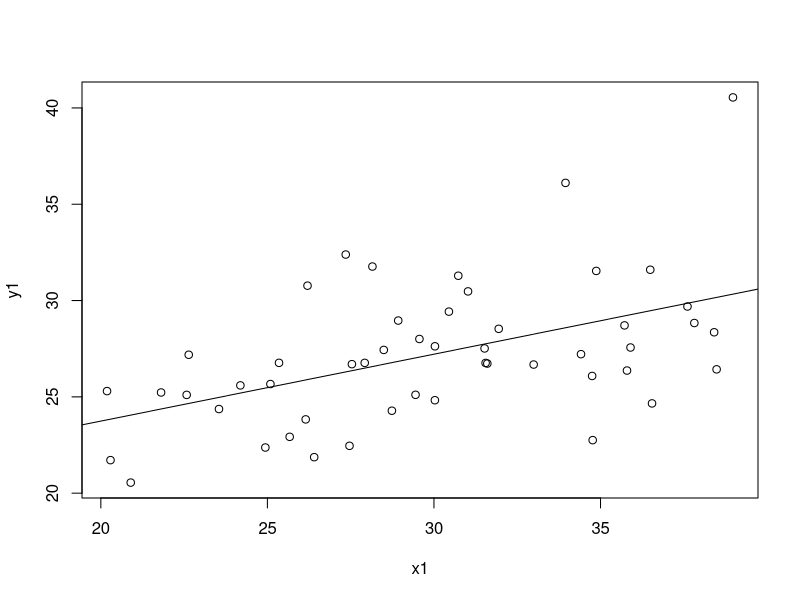
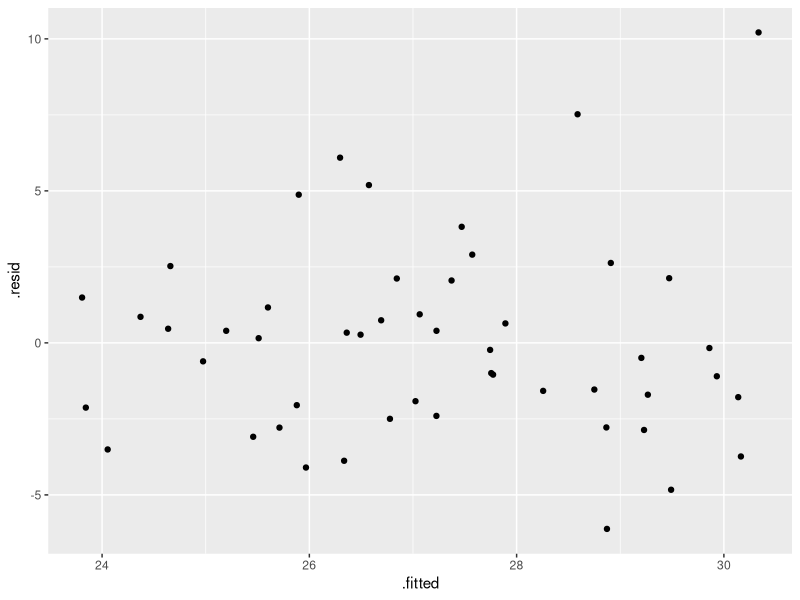
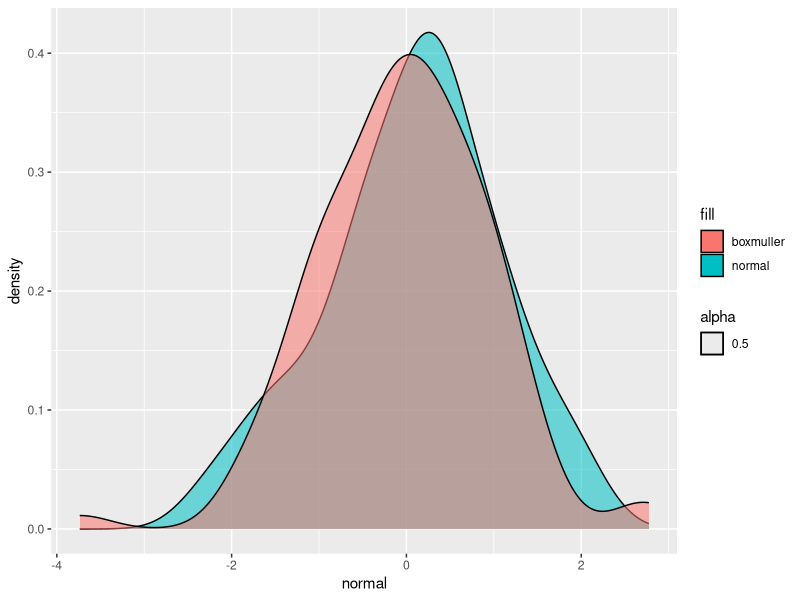

Write R code to recreate these figures, in order.
library(tidyverse)

#Q1
rambinom <- function(n,p){
  x <- NULL
  x <- runif(n, min = 0, max = 1)
  return(sum(x < p))
  
}


rambinom(100, 0.7)  
rbinom(1, 100, 0.7)

#Q2
library(microbenchmark)

microbenchmark(rambinom(100, 0.7), rbinom(1, 100, 0.7))

#Q3

x1 <- runif(50, min = 20, max = 40)

y1 <- (15 + 0.4*x1 + rnorm(50, 0,3))

lmodel <- lm(y1~x1)

plot(x1,y1)
abline(lm(y1~x1))

summary(lm(y1~x1))

ggplot(lmodel) + 
  geom_point(aes(x=.fitted, y=.resid))

#Q4
ramnorm<-function(n){
  u1 <- runif(n, 0, 1)
  u2 <- runif(n, 0, 1)
   
  r <- (-2*log(u1))^0.5
  theta <- 2*pi*u2
  
  rv <- c(r*sin(theta),r*cos(theta))
  return(rv[1:(length(rv)/2)])
}

muller <- ramnorm(100)
normal <- rnorm(100, 0, 1)

ggplot()+
  geom_density(aes(normal, fill="normal", alpha=0.5))+
  geom_density(aes(muller, fill="boxmuller", alpha=0.5))
